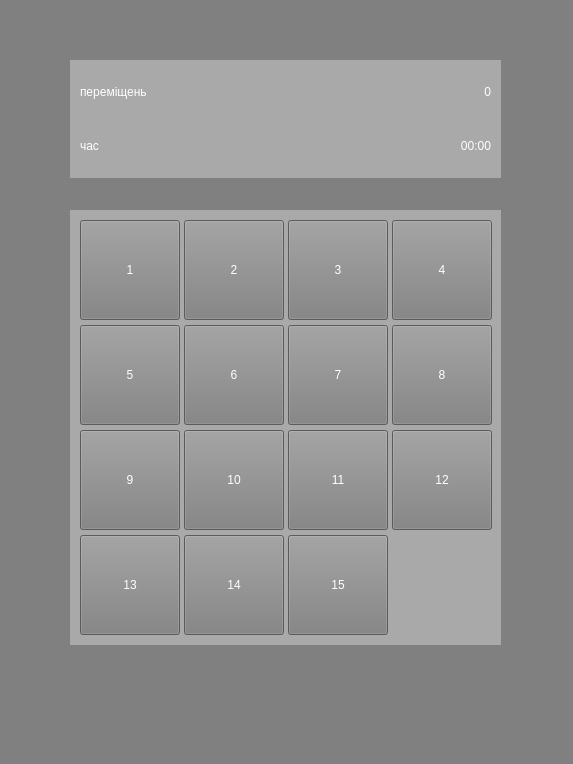
<?xml version="1.0" encoding="UTF-8"?>
<ui version="4.0">
 <class>MainWindow</class>
 <widget class="QMainWindow" name="MainWindow">
  <property name="geometry">
   <rect>
    <x>0</x>
    <y>0</y>
    <width>573</width>
    <height>764</height>
   </rect>
  </property>
  <property name="windowTitle">
   <string>MainWindow</string>
  </property>
  <property name="styleSheet">
   <string notr="true">QWidget{font:600 22pt &quot;FreeMono&quot; bold;
					color: white}
QWidget{background-color: darkgray}
QWidget#centralwidget{background-color: gray}
Layout#gridLayout_2{background-color: orange}
QPushButton{background-color: gray}</string>
  </property>
  <widget class="QWidget" name="centralwidget">
   <widget class="QWidget" name="gridLayoutWidget_2">
    <property name="geometry">
     <rect>
      <x>70</x>
      <y>210</y>
      <width>431</width>
      <height>435</height>
     </rect>
    </property>
    <layout class="QGridLayout" name="gridLayout_2">
     <property name="leftMargin">
      <number>10</number>
     </property>
     <property name="topMargin">
      <number>10</number>
     </property>
     <property name="rightMargin">
      <number>10</number>
     </property>
     <property name="bottomMargin">
      <number>10</number>
     </property>
     <property name="spacing">
      <number>5</number>
     </property>
     <item row="0" column="3">
      <widget class="QPushButton" name="pushButton_4">
       <property name="sizePolicy">
        <sizepolicy hsizetype="Minimum" vsizetype="Minimum">
         <horstretch>0</horstretch>
         <verstretch>0</verstretch>
        </sizepolicy>
       </property>
       <property name="minimumSize">
        <size>
         <width>100</width>
         <height>100</height>
        </size>
       </property>
       <property name="maximumSize">
        <size>
         <width>100</width>
         <height>100</height>
        </size>
       </property>
       <property name="sizeIncrement">
        <size>
         <width>0</width>
         <height>0</height>
        </size>
       </property>
       <property name="text">
        <string>4</string>
       </property>
      </widget>
     </item>
     <item row="1" column="3">
      <widget class="QPushButton" name="pushButton_8">
       <property name="sizePolicy">
        <sizepolicy hsizetype="Minimum" vsizetype="Minimum">
         <horstretch>0</horstretch>
         <verstretch>0</verstretch>
        </sizepolicy>
       </property>
       <property name="minimumSize">
        <size>
         <width>100</width>
         <height>100</height>
        </size>
       </property>
       <property name="maximumSize">
        <size>
         <width>100</width>
         <height>100</height>
        </size>
       </property>
       <property name="text">
        <string>8</string>
       </property>
      </widget>
     </item>
     <item row="1" column="2">
      <widget class="QPushButton" name="pushButton_7">
       <property name="sizePolicy">
        <sizepolicy hsizetype="Minimum" vsizetype="Minimum">
         <horstretch>0</horstretch>
         <verstretch>0</verstretch>
        </sizepolicy>
       </property>
       <property name="minimumSize">
        <size>
         <width>100</width>
         <height>100</height>
        </size>
       </property>
       <property name="maximumSize">
        <size>
         <width>100</width>
         <height>100</height>
        </size>
       </property>
       <property name="text">
        <string>7</string>
       </property>
      </widget>
     </item>
     <item row="2" column="2">
      <widget class="QPushButton" name="pushButton_11">
       <property name="sizePolicy">
        <sizepolicy hsizetype="Minimum" vsizetype="Minimum">
         <horstretch>0</horstretch>
         <verstretch>0</verstretch>
        </sizepolicy>
       </property>
       <property name="minimumSize">
        <size>
         <width>100</width>
         <height>100</height>
        </size>
       </property>
       <property name="maximumSize">
        <size>
         <width>100</width>
         <height>100</height>
        </size>
       </property>
       <property name="text">
        <string>11</string>
       </property>
      </widget>
     </item>
     <item row="3" column="1">
      <widget class="QPushButton" name="pushButton_14">
       <property name="sizePolicy">
        <sizepolicy hsizetype="Minimum" vsizetype="Minimum">
         <horstretch>0</horstretch>
         <verstretch>0</verstretch>
        </sizepolicy>
       </property>
       <property name="minimumSize">
        <size>
         <width>100</width>
         <height>100</height>
        </size>
       </property>
       <property name="maximumSize">
        <size>
         <width>100</width>
         <height>100</height>
        </size>
       </property>
       <property name="text">
        <string>14</string>
       </property>
      </widget>
     </item>
     <item row="2" column="0">
      <widget class="QPushButton" name="pushButton_9">
       <property name="sizePolicy">
        <sizepolicy hsizetype="Minimum" vsizetype="Minimum">
         <horstretch>0</horstretch>
         <verstretch>0</verstretch>
        </sizepolicy>
       </property>
       <property name="minimumSize">
        <size>
         <width>100</width>
         <height>100</height>
        </size>
       </property>
       <property name="maximumSize">
        <size>
         <width>100</width>
         <height>100</height>
        </size>
       </property>
       <property name="text">
        <string>9</string>
       </property>
      </widget>
     </item>
     <item row="0" column="2">
      <widget class="QPushButton" name="pushButton_3">
       <property name="sizePolicy">
        <sizepolicy hsizetype="Minimum" vsizetype="Minimum">
         <horstretch>0</horstretch>
         <verstretch>0</verstretch>
        </sizepolicy>
       </property>
       <property name="minimumSize">
        <size>
         <width>100</width>
         <height>100</height>
        </size>
       </property>
       <property name="maximumSize">
        <size>
         <width>100</width>
         <height>100</height>
        </size>
       </property>
       <property name="sizeIncrement">
        <size>
         <width>0</width>
         <height>0</height>
        </size>
       </property>
       <property name="text">
        <string>3</string>
       </property>
      </widget>
     </item>
     <item row="0" column="0">
      <widget class="QPushButton" name="pushButton">
       <property name="sizePolicy">
        <sizepolicy hsizetype="Minimum" vsizetype="Minimum">
         <horstretch>0</horstretch>
         <verstretch>0</verstretch>
        </sizepolicy>
       </property>
       <property name="minimumSize">
        <size>
         <width>100</width>
         <height>100</height>
        </size>
       </property>
       <property name="maximumSize">
        <size>
         <width>100</width>
         <height>100</height>
        </size>
       </property>
       <property name="text">
        <string>1</string>
       </property>
      </widget>
     </item>
     <item row="3" column="2">
      <widget class="QPushButton" name="pushButton_15">
       <property name="sizePolicy">
        <sizepolicy hsizetype="Minimum" vsizetype="Minimum">
         <horstretch>0</horstretch>
         <verstretch>0</verstretch>
        </sizepolicy>
       </property>
       <property name="minimumSize">
        <size>
         <width>100</width>
         <height>100</height>
        </size>
       </property>
       <property name="maximumSize">
        <size>
         <width>100</width>
         <height>100</height>
        </size>
       </property>
       <property name="text">
        <string>15</string>
       </property>
      </widget>
     </item>
     <item row="3" column="3">
      <widget class="QPushButton" name="pushButton_16">
       <property name="sizePolicy">
        <sizepolicy hsizetype="Minimum" vsizetype="Minimum">
         <horstretch>0</horstretch>
         <verstretch>0</verstretch>
        </sizepolicy>
       </property>
       <property name="minimumSize">
        <size>
         <width>100</width>
         <height>100</height>
        </size>
       </property>
       <property name="maximumSize">
        <size>
         <width>100</width>
         <height>100</height>
        </size>
       </property>
       <property name="text">
        <string> </string>
       </property>
       <property name="flat">
        <bool>true</bool>
       </property>
      </widget>
     </item>
     <item row="1" column="0">
      <widget class="QPushButton" name="pushButton_5">
       <property name="sizePolicy">
        <sizepolicy hsizetype="Minimum" vsizetype="Minimum">
         <horstretch>0</horstretch>
         <verstretch>0</verstretch>
        </sizepolicy>
       </property>
       <property name="minimumSize">
        <size>
         <width>100</width>
         <height>100</height>
        </size>
       </property>
       <property name="maximumSize">
        <size>
         <width>100</width>
         <height>100</height>
        </size>
       </property>
       <property name="sizeIncrement">
        <size>
         <width>0</width>
         <height>0</height>
        </size>
       </property>
       <property name="text">
        <string>5</string>
       </property>
      </widget>
     </item>
     <item row="3" column="0">
      <widget class="QPushButton" name="pushButton_13">
       <property name="sizePolicy">
        <sizepolicy hsizetype="Minimum" vsizetype="Minimum">
         <horstretch>0</horstretch>
         <verstretch>0</verstretch>
        </sizepolicy>
       </property>
       <property name="minimumSize">
        <size>
         <width>100</width>
         <height>100</height>
        </size>
       </property>
       <property name="maximumSize">
        <size>
         <width>100</width>
         <height>100</height>
        </size>
       </property>
       <property name="text">
        <string>13</string>
       </property>
      </widget>
     </item>
     <item row="2" column="3">
      <widget class="QPushButton" name="pushButton_12">
       <property name="sizePolicy">
        <sizepolicy hsizetype="Minimum" vsizetype="Minimum">
         <horstretch>0</horstretch>
         <verstretch>0</verstretch>
        </sizepolicy>
       </property>
       <property name="minimumSize">
        <size>
         <width>100</width>
         <height>100</height>
        </size>
       </property>
       <property name="maximumSize">
        <size>
         <width>100</width>
         <height>100</height>
        </size>
       </property>
       <property name="text">
        <string>12</string>
       </property>
      </widget>
     </item>
     <item row="0" column="1">
      <widget class="QPushButton" name="pushButton_2">
       <property name="sizePolicy">
        <sizepolicy hsizetype="Minimum" vsizetype="Minimum">
         <horstretch>0</horstretch>
         <verstretch>0</verstretch>
        </sizepolicy>
       </property>
       <property name="minimumSize">
        <size>
         <width>100</width>
         <height>100</height>
        </size>
       </property>
       <property name="maximumSize">
        <size>
         <width>100</width>
         <height>100</height>
        </size>
       </property>
       <property name="text">
        <string>2</string>
       </property>
      </widget>
     </item>
     <item row="2" column="1">
      <widget class="QPushButton" name="pushButton_10">
       <property name="sizePolicy">
        <sizepolicy hsizetype="Minimum" vsizetype="Minimum">
         <horstretch>0</horstretch>
         <verstretch>0</verstretch>
        </sizepolicy>
       </property>
       <property name="minimumSize">
        <size>
         <width>100</width>
         <height>100</height>
        </size>
       </property>
       <property name="maximumSize">
        <size>
         <width>100</width>
         <height>100</height>
        </size>
       </property>
       <property name="text">
        <string>10</string>
       </property>
      </widget>
     </item>
     <item row="1" column="1">
      <widget class="QPushButton" name="pushButton_6">
       <property name="sizePolicy">
        <sizepolicy hsizetype="Minimum" vsizetype="Minimum">
         <horstretch>0</horstretch>
         <verstretch>0</verstretch>
        </sizepolicy>
       </property>
       <property name="minimumSize">
        <size>
         <width>100</width>
         <height>100</height>
        </size>
       </property>
       <property name="maximumSize">
        <size>
         <width>100</width>
         <height>100</height>
        </size>
       </property>
       <property name="text">
        <string>6</string>
       </property>
      </widget>
     </item>
    </layout>
   </widget>
   <widget class="QWidget" name="gridLayoutWidget">
    <property name="geometry">
     <rect>
      <x>70</x>
      <y>60</y>
      <width>431</width>
      <height>118</height>
     </rect>
    </property>
    <layout class="QGridLayout" name="gridLayout">
     <property name="leftMargin">
      <number>10</number>
     </property>
     <property name="topMargin">
      <number>10</number>
     </property>
     <property name="rightMargin">
      <number>10</number>
     </property>
     <property name="bottomMargin">
      <number>10</number>
     </property>
     <property name="spacing">
      <number>10</number>
     </property>
     <item row="0" column="0">
      <widget class="QLabel" name="label">
       <property name="maximumSize">
        <size>
         <width>420</width>
         <height>16777215</height>
        </size>
       </property>
       <property name="text">
        <string>переміщень</string>
       </property>
      </widget>
     </item>
     <item row="0" column="1">
      <widget class="QLabel" name="label_2">
       <property name="minimumSize">
        <size>
         <width>129</width>
         <height>0</height>
        </size>
       </property>
       <property name="maximumSize">
        <size>
         <width>129</width>
         <height>16777215</height>
        </size>
       </property>
       <property name="text">
        <string>0</string>
       </property>
       <property name="alignment">
        <set>Qt::AlignRight|Qt::AlignTrailing|Qt::AlignVCenter</set>
       </property>
      </widget>
     </item>
     <item row="1" column="0">
      <widget class="QLabel" name="label_3">
       <property name="maximumSize">
        <size>
         <width>420</width>
         <height>16777215</height>
        </size>
       </property>
       <property name="text">
        <string>час</string>
       </property>
      </widget>
     </item>
     <item row="1" column="1">
      <widget class="QLabel" name="label_4">
       <property name="minimumSize">
        <size>
         <width>129</width>
         <height>0</height>
        </size>
       </property>
       <property name="maximumSize">
        <size>
         <width>129</width>
         <height>16777215</height>
        </size>
       </property>
       <property name="text">
        <string>00:00</string>
       </property>
       <property name="alignment">
        <set>Qt::AlignRight|Qt::AlignTrailing|Qt::AlignVCenter</set>
       </property>
      </widget>
     </item>
    </layout>
   </widget>
  </widget>
  <widget class="QMenuBar" name="menubar">
   <property name="geometry">
    <rect>
     <x>0</x>
     <y>0</y>
     <width>573</width>
     <height>49</height>
    </rect>
   </property>
  </widget>
 </widget>
 <resources/>
 <connections/>
</ui>
